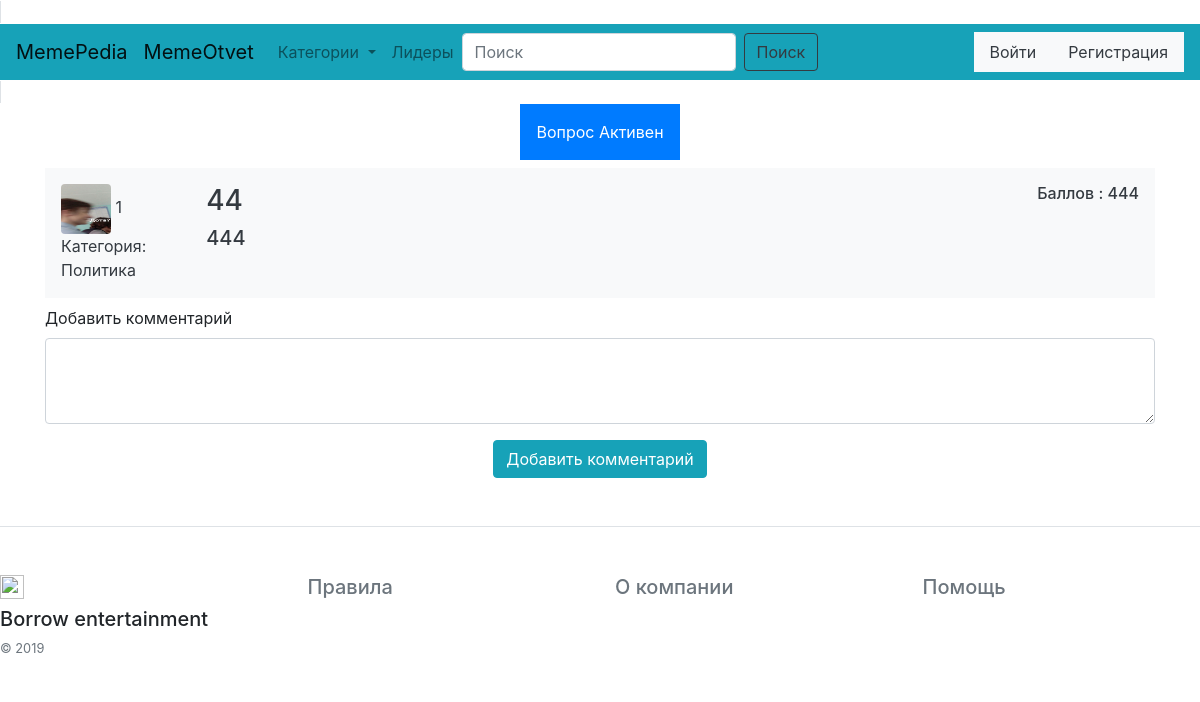
/question/1, run on an earlier commit of the app's database.
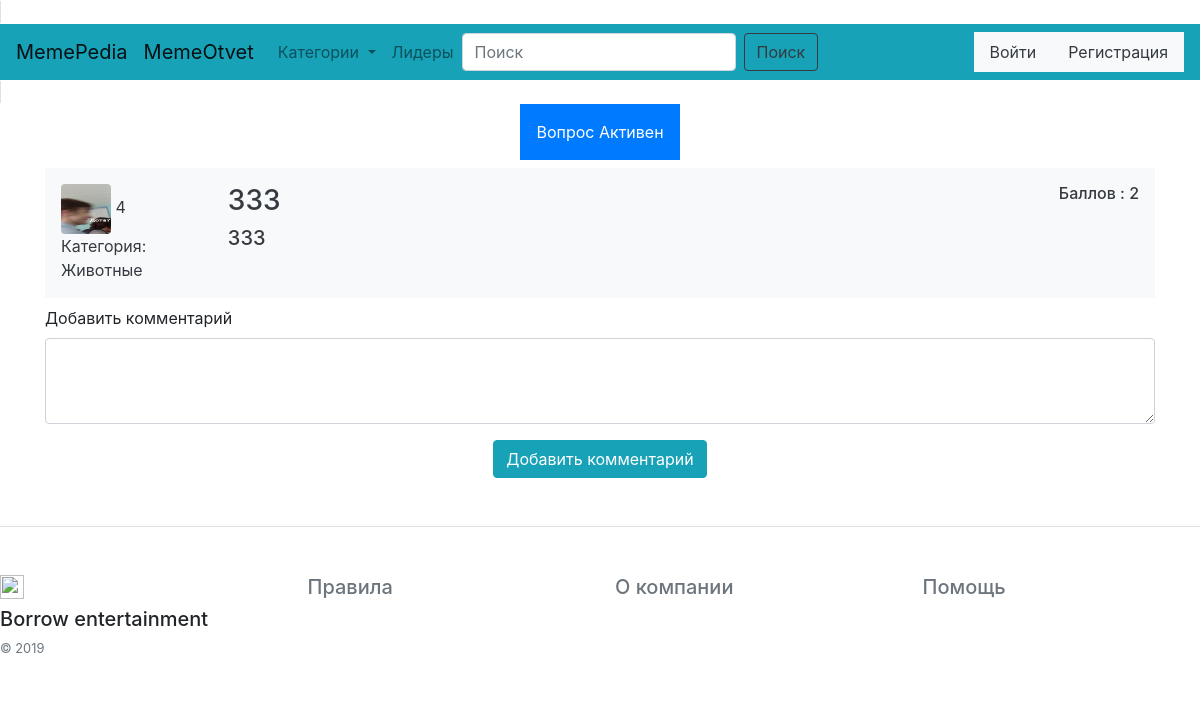
And on a later commit of the database.
### database.py (models this page shows, shortened)
class Memequestion(db.Model):
    id = db.Column(db.Integer, primary_key=True)
    id_user = db.Column(db.Integer, unique=False, nullable=False)
    title = db.Column(db.String(80), unique=False, nullable=False)
    text = db.Column(db.String(2000), unique=False, nullable=False)
    id_category = db.Column(db.String(10), unique=False, nullable=False)
    point = db.Column(db.Integer, unique=False, nullable=False)
    active = db.Column(db.Boolean)

class Memeuser(db.Model):
    id = db.Column(db.Integer, primary_key=True)
    name = db.Column(db.String(16), unique=True, nullable=False)
    email = db.Column(db.String(120), unique=True, nullable=False)
    password = db.Column(db.String(120), unique=False, nullable=False)
    sex = db.Column(db.String(10), unique=False, nullable=False)
    point = db.Column(db.Integer, unique=False, nullable=False)
    photo = db.Column(db.String(100), unique=False, nullable=False)

class Memecategory(db.Model):
    id = db.Column(db.Integer, primary_key=True)
    category = db.Column(db.String(50), unique=True, nullable=False)

### Main.py (the view, shortened to what this page needs)
@app.route('/question/<int:id_question>', methods=['GET', 'POST'])
def question(id_question=1):
    answers = db.session.query(Memeanswer).filter_by(id_question=id_question).all()
    question = db.session.query(Memequestion).filter_by(id=id_question).first()
    if request.method == 'GET':
        return render_template('question.html', title='Вопрос', question=question, user_check=user_check,
                               answers=answers,
                               Memeuser=Memeuser, db=db, category=db.session.query(Memecategory))

### functions.py (called while the page is built)
def user_check(id_user, db, Memeuser):
    user = db.session.query(Memeuser).filter_by(id=id_user).first()
    return user

### templates/question.html (shortened to what this page needs)
{% extends "base.html" %}
{% block content %}
<div class="container">
    {% if question.active %}
    <div class="row justify-content-md-center">
        <div class="col-md-auto">
            <div class="p-3 mb-2 bg-primary text-white ">
                Вопрос Активен
            </div>
        </div>
    </div>
    {% endif %}
    <div class="row">
        <div class="col">
            <div class="p-3 mb-2 bg-light text-dark">
                <div class="row justify-content-md-center">
                    <div class="col">
                        <img src="http://127.0.0.1:8070/{{user_check(question.id_user,db,Memeuser).photo}}"
                             class="rounded"
                             width="50"
                             height="50"
                             alt="">
                        <h7>{{user_check(question.id_user,db,Memeuser).name}}</h7>
                        <h7>Категория:
                            {{category.filter_by(id=question.id_category).first().category}}
                        </h7>
                    </div>
                    <div class="col-9"><h3>{{question.title}}</h3>
                        <h5>{{question.text}}</h5>
                    </div>
                    <div class="col-auto">
                        <h6>Баллов : {{question.point}}</h6>
                    </div>
                </div>
            </div>
        </div>
    </div>
    <form method="post">
        <div class="form-group">
            <label for="exampleFormControlTextarea1">Добавить комментарий</label>
            <textarea class="form-control" id="exampleFormControlTextarea1" name='text' rows="3"></textarea>
        </div>
        <div class="row justify-content-md-center">
            <button type="submit" class="btn btn-info">Добавить комментарий</button>
        </div>
    </form>
</div>
{% endblock %}

What changed in the data, as far as the page shows it:
no longer on this page (row unchanged): Memecategory: filter_by "Политика"
changed Memequestion: title "44" → "333"; text "444" → "333"; point "444" → "2"
now on this page (row edited): Memeuser: name "4"
now on this page (row unchanged): Memecategory: filter_by "Животные"
Also different on the page:
{{ user_check(question.id_user,db,Memeuser).name }}: "1" → "4"
